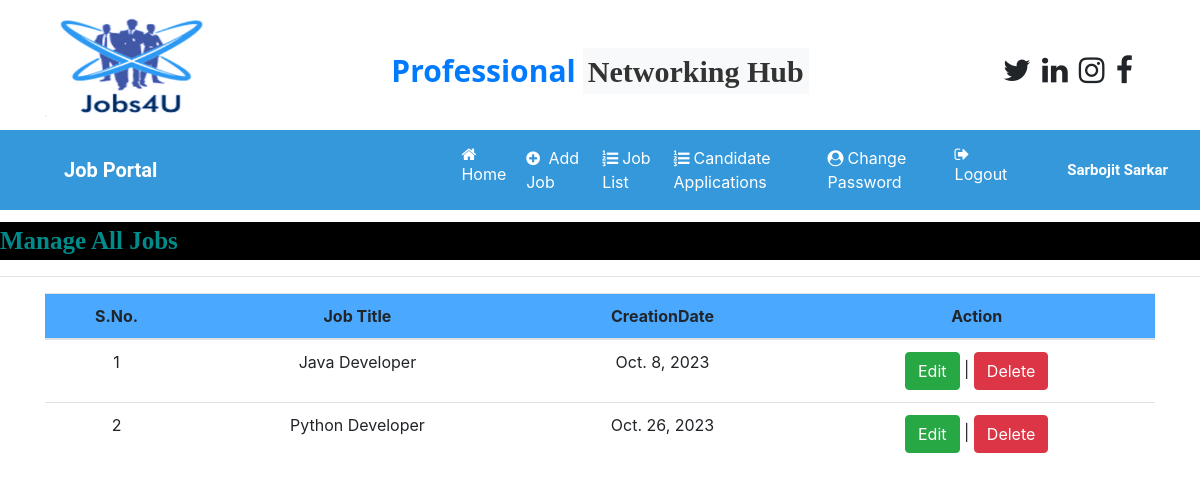
Screenshot of /job_list (signed in) with the database file from the repository.
### job/models.py (models this page shows, shortened)
class Jobs(models.Model):
    recruiter = models.ForeignKey(Recruiter, on_delete=models.CASCADE)
    start_date = models.DateField()
    end_date = models.DateField()
    title = models.CharField(max_length=100)
    salary = models.FloatField(max_length=20)
    image = models.FileField()
    description = models.CharField(max_length=300)
    experience = models.CharField(max_length=50)
    location = models.CharField(max_length=100)
    skills = models.CharField(max_length=100)
    creationdate = models.DateField()

### job/views.py (the view)
# urls.py: path('job_list',job_list,name="job_list"),
def job_list(request):
    if not request.user.is_authenticated:
        return redirect('recruiter_login')
    user = request.user
    recruiter = Recruiter.objects.get(user=user)
    job = Jobs.objects.filter(recruiter=recruiter)
    d = {'job':job}
    return render(request,'job_list.html',d)

### job/templates/job_list.html (shortened to what this page needs)
{% load static %}
{% block body %}
{% include 'recruiter_navigation.html' %}
<marquee style="font-family: 'Monotype Corsiva' ; font-size: 25px ; color: darkcyan ; background-color: black ; font-weight: bold; margin-top: 1%">
    Manage All Jobs
</marquee>
<hr>
<div class="container">
<table class="table table-hover" id = "example">
    <thead>
    <tr style ="background-color: #4AA8FF">
        <th>S.No.</th>
        <th>Job Title</th>
        <th>CreationDate</th>
        <th>Action</th>
    </tr>
    </thead>
    <tbody>
    {% for i in job %}
    <tr>
        <td>{{forloop.counter}}</td>
        <td>{{i.title}}</td>
        <td>{{i.creationdate}}</td>
        <td><a href="{% url 'edit_jobdetail' i.id %}" class="btn btn-success btn-small">Edit</a>
        | <a href="{% url 'change_status' i.id %}" class="btn btn-danger btn-small">Delete</a>
        </td>
    </tr>
    {% endfor %}
    </tbody>
</table>
</div>
{% endblock %}

### job/templates/recruiter_navigation.html (shortened to what this page needs)
<html>
<head>
    {% load static %}
  <link rel="stylesheet" href="https://cdn.jsdelivr.net/npm/bootstrap@4.6.2/dist/css/bootstrap.min.css">
    <link rel="stylesheet" href="https://cdnjs.cloudflare.com/ajax/libs/font-awesome/4.7.0/css/font-awesome.min.css">
</head>
<body>
<div class="container">
    <div class="row">
        <div class="col-sm-3">
            <img src="{% static 'images/job2.jpeg' %}"  style="width:170px; height:130px">
        </div>
        <div class="col-sm-6 mt-5 text-center">
            <span style="font-weight: bold; font-size: 30px">
              <span style="color: #007bff; font-family: 'Segoe UI', Tahoma, Geneva, Verdana, sans-serif;">Professional</span>
              <span style="background-color: #f8f9fa; padding: 5px;">
                <span style="color: #333; font-family: 'Georgia', serif;">Networking Hub</span>
              </span>
            </span>
        </div>
        <div class="col-sm-3 mt-5" style="padding-left: 10%">
<span style="font-weight:bold ; font-size: 30px ">
    <span><i class="fa fa-twitter pl-1"></i></span>
    <span><i class="fa fa-linkedin pl-1"></i></span>
    <span><i class="fa fa-instagram pl-1"></i></span>
    <span><i class="fa fa-facebook pl-1"></i></span>
</span>
        </div>
    </div>
</div>
<nav class="navbar navbar-expand-sm" style="background-color: #3498db;">
    <a class="navbar-brand text-white pl-5 font-weight-bold" style="font-family: 'Roboto', sans-serif; font-size:20px">Job Portal</a>
<Ul class="navbar-nav">
    <li class="nav-item">
        <a class="nav-link" href="{% url 'recruiter_home' %}" style="margin-left:280px"><i class="fa fa-home mr-1"></i>Home</a>
    </li>
    <li class="nav-item">
        <a class="nav-link" href="{% url 'add_job' %}" ><i class="fa fa-plus-circle mr-1"></i> Add Job</a>
    </li>
    <li class="nav-item">
        <a class="nav-link" href="{% url 'job_list' %}" ><i class="fa fa-list-ol mr-1"></i>Job List</a>
    </li>
    <li class="nav-item">
        <a class="nav-link" href="{% url 'applied_candidatelist' %}" ><i class="fa fa-list-ol mr-1"></i>Candidate Applications</a>
    </li>
    <li class="nav-item">
        <a class="nav-link" href="{% url 'change_passwordrecruiter' %}" ><i class="fa fa-user-circle mr-1"></i>Change Password</a>
    </li>
    <li class="nav-item">
        <a class="nav-link" href="{% url 'Logout' %}" ><i class="fa fa-sign-out mr-1"></i>Logout</a>
    </li>
</Ul>
<a class="navbar-brand text-white pl-5 font-weight-bold" style="font-family: 'Roboto', sans-serif; font-size:15px">{{request.user.first_name}} {{request.user.last_name}}</a>
</nav>
</body>
</html>

### job/templates/recruiter_navigation.html (style rules this page uses)
.nav-link { color: white !important ; margin-right : 4px; }

### job/templates/job_list.html (style rules this page uses)
tr { text-align: center }

### rows the page displays
Jobs: title "Java Developer", creationdate "Oct. 8, 2023"
Jobs: title "Python Developer", creationdate "Oct. 26, 2023"

### other values shown
{{ request.user.first_name }} "Sarbojit"
{{ request.user.last_name }} "Sarkar"
